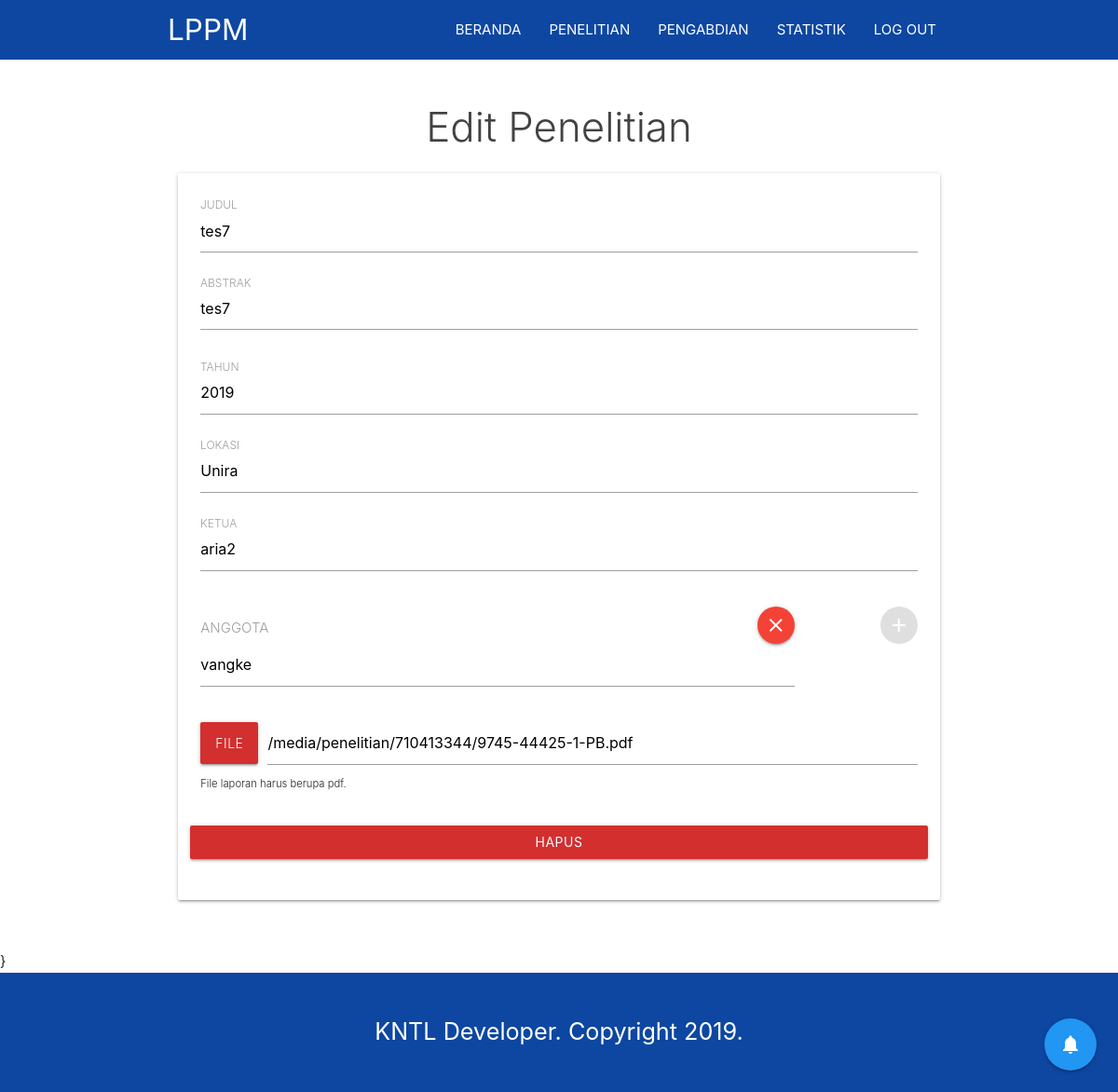
The page /home/penelitian_ls/1/detail1/ (signed in) on the database as committed earlier.
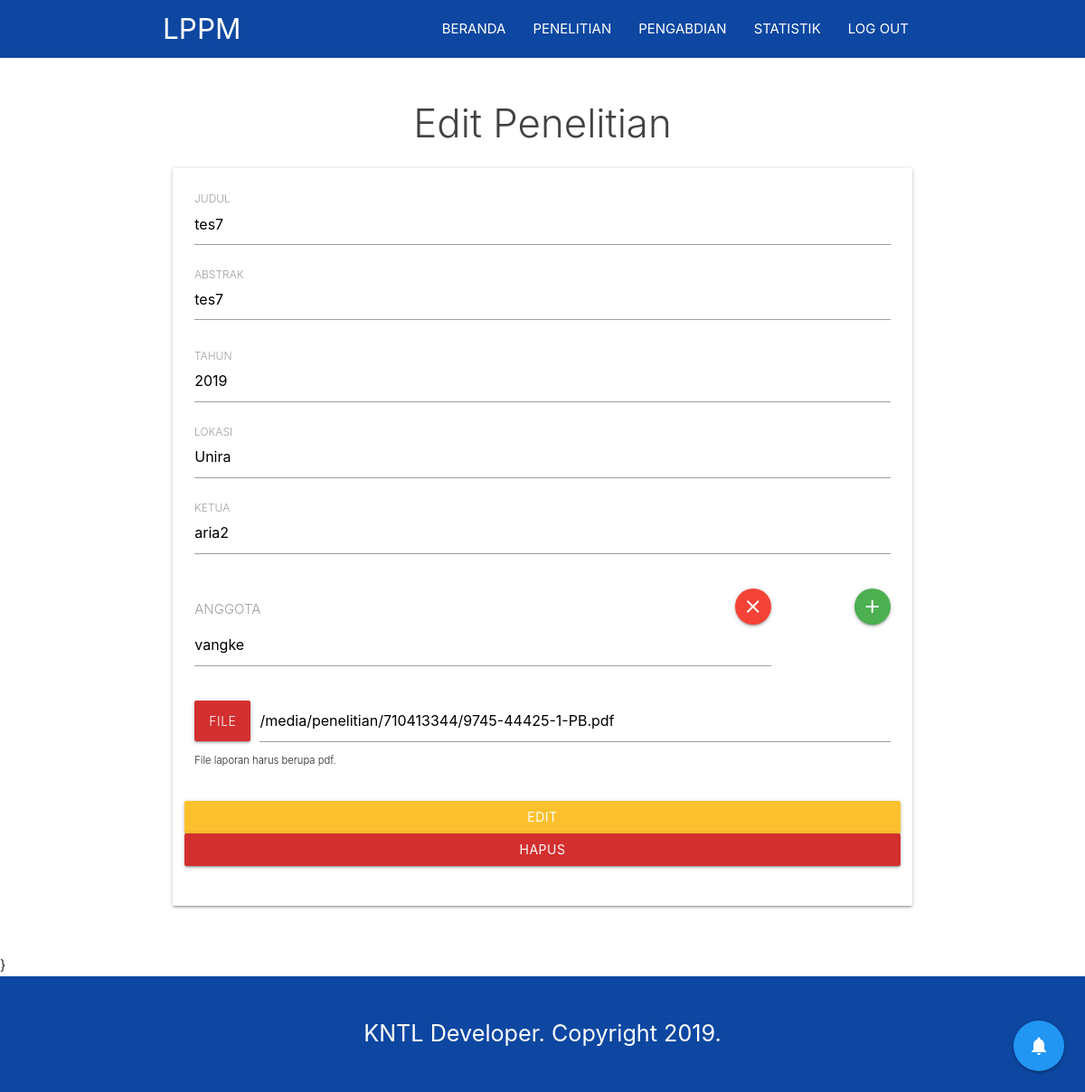
The same page on the database as committed later.
### lppm/models.py (models this page shows)
class Penelitian(models.Model):
	dosen = models.ForeignKey(Dosen, on_delete=models.CASCADE)
	file = models.FileField(
		upload_to=upload_penelitian,
		blank=False,
		null=False,
	)
	status = models.BooleanField(default=False)
	tahun = models.CharField(max_length=5, blank=False)
	judul = models.CharField(max_length=120, blank=False)
	created = models.DateTimeField(auto_now_add=True, auto_now=False)
	updated = models.DateTimeField(auto_now=True, auto_now_add=False)
	lokasi = models.CharField(max_length=120, blank=False)
	lokasi_id = models.CharField(max_length=120, blank=True, null=True, default="")
	abstrak = models.TextField(blank=False)

class AnggotaPenelitian(models.Model):
	penelitian = models.ForeignKey(Penelitian, on_delete=models.CASCADE)
	LEVEL = (
		("1", "Ketua"),
		("2", "Anggota"),
	)
	level = models.CharField(
		max_length=1,
		choices=LEVEL,
	)
	nama = models.CharField(max_length=120, blank=False)

### lppm/views.py (the view, shortened to what this page needs)
# urls.py: path('home/penelitian_ls/<int:pk>/detail1/', views.penelitian_detail_n, name='penelitian_detail_n'),
@login_required
def penelitian_detail_n(request, pk=None): # get list of pk_anggota
	penelitian = True
	user = User.objects.get(pk=request.user.pk)
	penelitian_detail = get_object_or_404(Penelitian, pk=pk)
	try:
		ketua = AnggotaPenelitian.objects.get(penelitian=penelitian_detail, level=1)
	except:
		ketua = None
	anggota = AnggotaPenelitian.objects.filter(penelitian=penelitian_detail, level=2)
	context = {
		'penelitian_detail': penelitian_detail,
		'anggota': anggota,
		'ketua': ketua,
		'user': user,
		'penelitian': penelitian,
	}
	return render(request, '1blood-2/p_detail1.html', context)

### templates/1blood-2/p_detail1.html (shortened to what this page needs)
{% extends '1blood-2/penelitian_self.html' %}
{% load staticfiles %}
{% load notifications_tags %}
{% block content %}
{% if penelitian %}
    	<section id="penelitian" class="about scrollspy">
        	<div class="container">
          		<div class="row">
            		<h3 class="center light grey-text text-darken-3">Edit Penelitian</h3>
            		<div class="col s12 light">
              			<div class="card-panel wow slideInLeft" data-wow-duration="1s" data-wow-delay: "0.5s">
                <div class="row">
                  <form class="col s12" id="formUpdateData" action="" method="POST" enctype='multipart/form-data'>{% csrf_token %}
                    <div class="row">
                      <div class="input-field col s12 tambah">
                        <input id="judul" type="text" class="validate" name="judul" placeholder="{{ penelitian_detail.judul }}" value="{{ penelitian_detail.judul }}" required>
                        <label for="judul">JUDUL</label>
                      </div>
                      <div class="input-field col s12 tambah">
                        <textarea id="textarea2" class="materialize-textarea" name="abstrak" required>{{ penelitian_detail.abstrak }}</textarea>
                        <label for="textarea2">ABSTRAK</label>
                      </div>
                      <div class="input-field col s12 tambah">
                        <input id="tahun" type="text" name="tahun" placeholder="{{ penelitian_detail.tahun }}" value="{{ penelitian_detail.tahun }}" required>
                        <label for="tahun">TAHUN</label>
                      </div>
                      <div class="input-field col s12 tambah">
                        <input id="lokasi" type="text" class="validate" name="lokasi" placeholder="{{ penelitian_detail.lokasi }}" value="{{ penelitian_detail.lokasi }}" required>
                        <label for="lokasi">LOKASI</label>
                      </div>
                      <div class="input-field col s12 tambah">
                        <input id="ketua" type="text" class="validate" name="ketua" placeholder="{{ ketua.nama }}" value="{{ ketua.nama }}" required>
                        <label for="ketua">KETUA</label>
                      </div>
                      {% if anggota %}
                      <div class="input-field col s10 tambah" id="anggotaPenelitian">
                        {% for l in anggota %}
                        <div>
                          <a href="#!" class="remove_field btn-floating red right"><i class="material-icons">clear</i></a> <input id="anggota" type="text" class="validate" name="anggota" value="{{ l.nama }}" placeholder="{{ l.nama }}" required>
                        </div>
                        {% endfor %}
                        <label for="anggota" id="jingan">ANGGOTA</label>
                      </div>
                      <div class="col s2"><button class="btn-floating right green" type="button" id="faka1" style="margin-top: 15px !important;" {% if penelitian_detail.status == True %}disabled{% endif %}><i class="material-icons tooltipped" data-position="top" data-tooltip="Tambah Anggota">add</i></button></div>
                      {% endif %}
                      <div class="file-field input-field col s12 tambah">
                        <div class="btn red darken-2">
                          <span>File</span>
                        </div>
                        <div class="file-path-wrapper">
                          <input class="file-path validate" type="text" value="{{ penelitian_detail.file.url }}" placeholder="{{ penelitian_detail.file.url }}">
                        </div>
                        <small id="fileHelpBlock" class="form-text text-muted">
                          File laporan harus berupa pdf.
                        </small>
                      </div>
                      {% if penelitian_detail.status == False %}
                      <button class="btn waves-effect waves-light right col s12 yellow darken-2" type="submit" name="action" style="margin-top: 20px; margin-bottom: -20px;" id="btnAddPenelitian">Edit</button>
                      {% endif %}
                      <button class="btn waves-effect waves-light right col s12 red darken-2 modal-trigger" href="#delPenelitian" type="button" name="action" style="margin-top: 20px; margin-bottom: -20px;" id="btnHapusPenelitian">Hapus</button>
                    </div>
                  </form>
                </div>
              </div>
            </div>
        </div>
      </div>
    </section>
{% endif %}
    <div class="fixed-action-btn">
      <a class="btn-floating btn-large blue modal-trigger " data-target="modalnotif">
        <i class="large material-icons">notifications</i>
      </a>
    </div>
}
{% endblock content %}

### templates/1blood-2/penelitian_self.html (shortened to what this page needs)
{% extends '1blood-2/index.html' %}
{% load staticfiles %}
{% load notifications_tags %}
{% block navbar %}
  <div class="navbar-fixed">
    <nav>
      <div class="container">
        <div class="nav-wrapper">
          <a href="#home" class="brand-logo">LPPM</a>
          <ul class="right hide-on-med-and-down">
            <li><a href="{% url 'lppm:home' %}" class="menu">BERANDA</a></li>
            <li {% if penelitian_list_self %}class="active"{% endif %}><a href="{% url 'lppm:penelitian_list_self' %}" class="menu">PENELITIAN</a></li>
            <li {% if pengabdian_list_self %}class="active"{% endif %}><a href="{% url 'lppm:pengabdian_list_self' %}" class="menu">PENGABDIAN</a></li>
            <li {% if statistik %}class="active"{% endif %}><a href="{% url 'lppm:statistik' %}" class="menu">STATISTIK</a></li>
            <li><a href="{% url 'lppm:logout' %}" class="menu ">LOG OUT</a></li>
          </ul>
        </div>
      </div>
    </nav>
  </div>
{% endblock navbar %}

### templates/1blood-2/index.html (shortened to what this page needs)
{% load staticfiles %}
<!DOCTYPE html>
<html>
  <head>
    <link type="text/css" rel="stylesheet" href="{% static '1blood-2/css/materialize.min.css' %}"  media="screen,projection and (min-width: 45em)"/>
    <link rel="stylesheet" href="{% static '1blood-2/css/animate.css' %}">
    <link rel="stylesheet" href="{% static '1blood-2/css/style.css' %}"/>
    <link href="{% static 'alertify/css/alertify.min.css' %}" rel="stylesheet">
    <link href="{% static 'alertify/css/themes/default.min.css' %}" rel="stylesheet">
  </head>
  <body class="scrollspy">
    {% block navbar %}{% endblock navbar %}
    {% block content %}{% endblock content %}
    {% block footer %}
    <footer class="blue darken-4 white-text center">
      <p class="flow-text">KNTL Developer. Copyright 2019.</p>
    </footer>
    {% endblock footer %}
</body>
</html>

### static/1blood-2/css/style.css (style rules this page uses)
nav { background-color:transparent; box-shadow: 0 0 0; }
section, footer { padding: 20px 0; }

Rows that differ between the two databases and show on the page:
changed Penelitian "tes7": status True → False (drawn)
Other text that changed with them:
text now shown: "EDIT"
